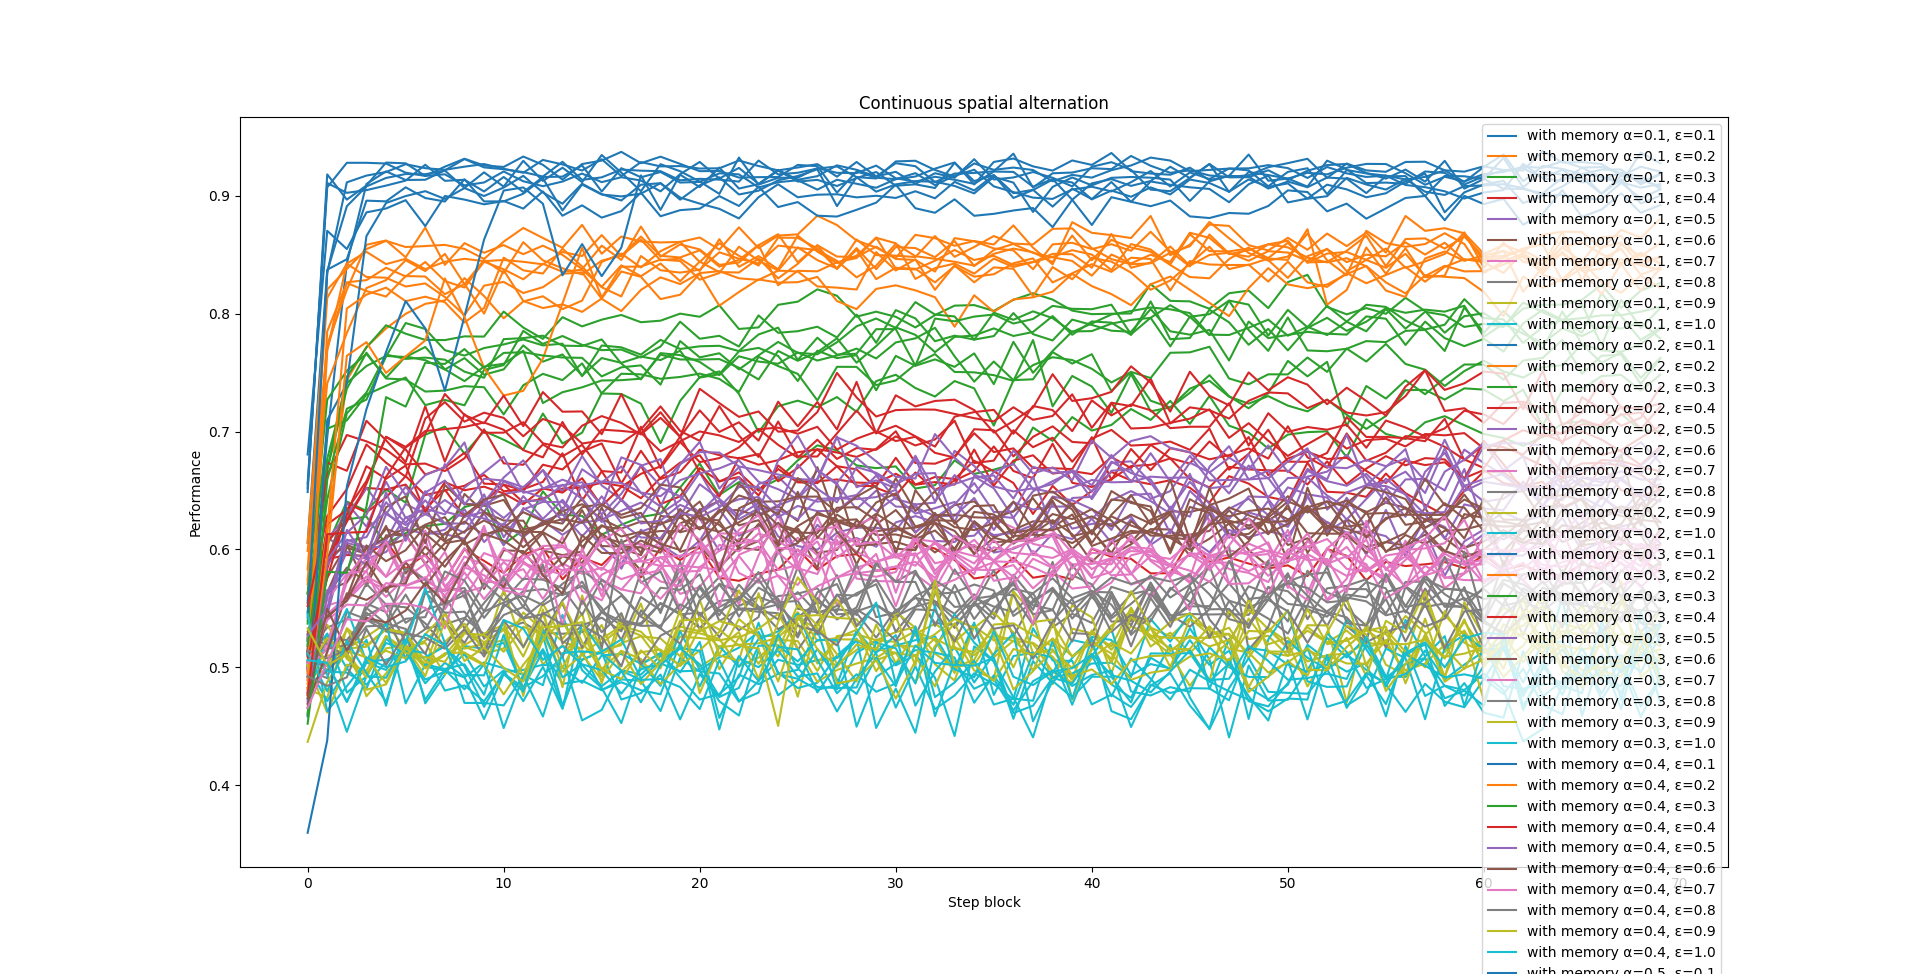

Source code (Python):
import numpy as np
import matplotlib.pyplot as plt

alphas = [0.1, 0.2, 0.3, 0.4, 0.5, 0.6, 0.7, 0.8, 0.9, 1.0]
epsilons = [0.1, 0.2, 0.3, 0.4, 0.5, 0.6, 0.7, 0.8, 0.9, 1.0]

if __name__ == '__main__':
    correct_responses = np.load('data.npy')
    fig, ax = plt.subplots()

    for alpha_run in range(len(alphas)):                # for each alpha
        for epsilon_run in range(len(epsilons)):        # for each epsilon
            ax.plot(np.average(correct_responses[alpha_run][epsilon_run], axis=0), label="with memory α=" + str(alphas[alpha_run]) + ", ε=" + str(epsilons[epsilon_run]))      # with memory
    ax.set_title('Continuous spatial alternation')
    ax.set_ylabel('Performance')
    ax.set_xlabel('Step block')
    plt.legend(loc="upper right")
    plt.show()
